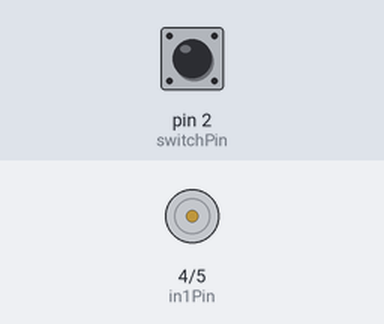
The sketch below on a simulated Arduino Uno, built with avr-gcc and run on an emulated ATmega328P. Parts: motor-driver pin pairs drawn as motors (green arrow = first pin HIGH = forward, orange = second pin HIGH = backward, longer = more drive, scaled by the enable pin). Inputs (shaded band) come from the test bench; at power-on: pin 2 (switchPin) HIGH.

Above: at 1.2 s.
1.3 s: pin 2 (switchPin) pulled LOW for 0.15 s
At 1.37 s:
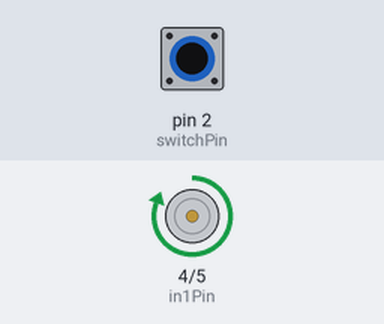
2.9 s: pin 2 (switchPin) pulled LOW for 3.2 s
At 7.5 s:
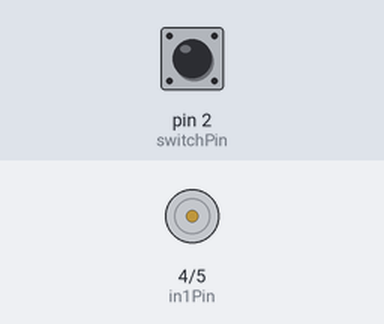
Timing chart, 0 to 9.0 s (numbered marks = the images above; inputs shaded):
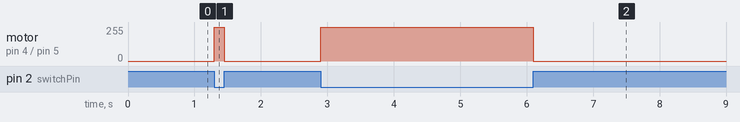

The sketch:

Assignment_8.ino
```cpp
//Vince Comaroto Assignment 8
int enablePin=3;//Enable
int in1Pin = 4; //Pin 5
int in2Pin =5; //Pin 4
int switchPin=2;
void setup()
{
  pinMode(enablePin,OUTPUT);
  pinMode(in1Pin,OUTPUT);
  pinMode(in2Pin,OUTPUT);
  pinMode(switchPin,INPUT_PULLUP);

}

void loop()
{
  boolean reverse = digitalRead(switchPin);
 setMotor(reverse); //OOP Code

}
void setMotor(boolean reverse){
  analogWrite(enablePin,255);
  digitalWrite(in1Pin,!reverse);
  digitalWrite(in2Pin,0);

}
```

Measured:
- after the input at 1.3 s, motor on pin 4 (in1Pin) / pin 5 (in2Pin): stopped → forward 255/255 at once, → stopped 0.15 s later
- after the input at 2.9 s, motor on pin 4 (in1Pin) / pin 5 (in2Pin): stopped → forward 255/255 at once, → stopped 3.2 s later
